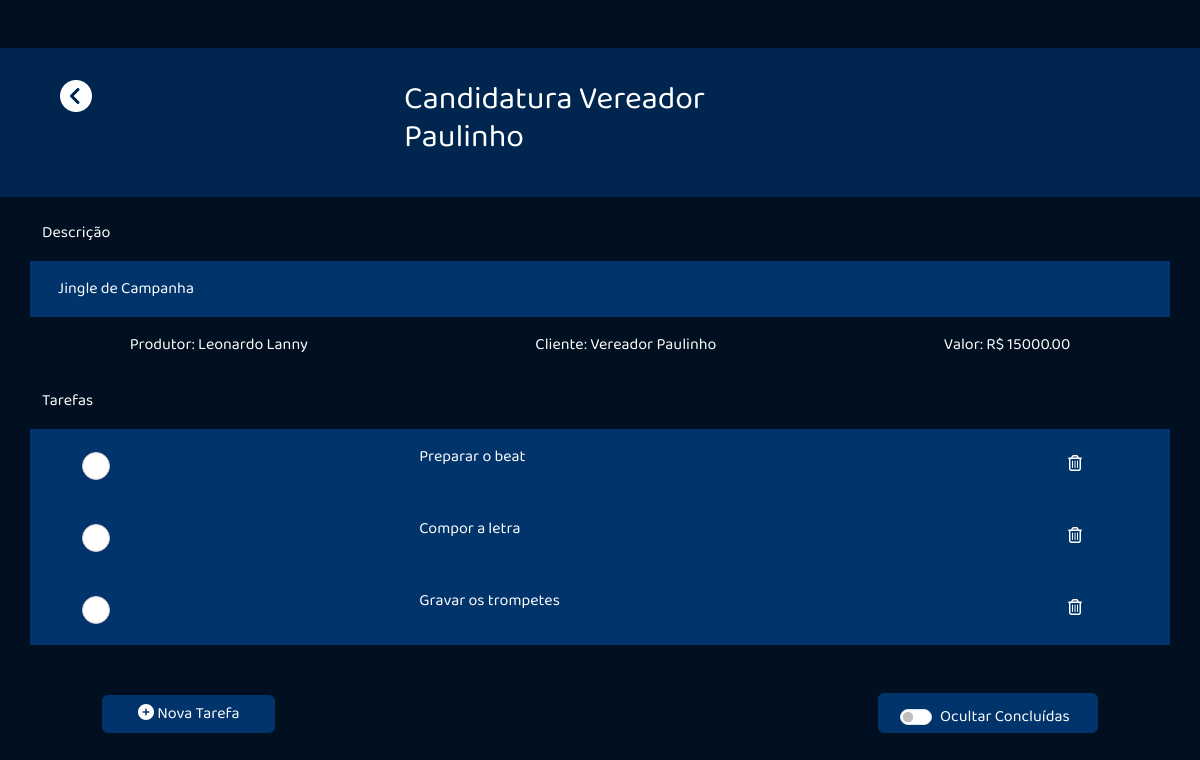
/exibir_projeto/2, run on the app's committed database.
### src/models/project.py (models this page shows, shortened)
class Project(db.Model):
    id_project = db.Column(db.Integer, primary_key = True)
    id_customer = db.Column(db.Integer, db.ForeignKey(Customer.id_customer), nullable = False)
    customer = db.relationship('Customer', backref='project_customer', foreign_keys=[id_customer])
    name = db.Column(db.String(250), nullable = False)
    description = db.Column(db.String(250), nullable = False)
    full_value = db.Column(db.Numeric(20,2), nullable = False)
    id_producer = db.Column(db.Integer, db.ForeignKey(Producer.id_producer), nullable = False)
    producer = db.relationship('Producer', backref='project_producer', foreign_keys=[id_producer])

### src/models/producer.py (models this page shows, shortened)
class Producer(db.Model):
    id_producer = db.Column(db.Integer, primary_key = True)
    name = db.Column(db.String(120), nullable = False)
    area = db.Column(db.String(120), nullable = False)

### src/models/customer.py (models this page shows, shortened)
class Customer(db.Model):
    id_customer = db.Column(db.Integer, primary_key = True)
    name = db.Column(db.String(120), unique = True, nullable = False)
    phone_num = db.Column(db.String(20), unique = True, nullable = False)
    email = db.Column(db.String(120), unique = True, nullable = False)

### src/models/task.py (models this page shows, shortened)
class Task(db.Model):
    id_task = db.Column(db.Integer, primary_key = True)
    id_task_type = db.Column(db.Integer, db.ForeignKey(TaskType.id_task_type), nullable = True)
    id_project = db.Column(db.Integer, db.ForeignKey(Project.id_project))
    project = db.relationship('Project', backref='project_task', foreign_keys=[id_project])
    title = db.Column(db.String(250), nullable = False)
    description = db.Column(db.String(250), nullable = False)
    deadline = db.Column(db.Date, nullable = False)
    started = db.Column(db.DateTime, default=datetime.now())
    finished = db.Column(db.DateTime, nullable=True)

### src/views/project.py (the view)
@project_views.route('/exibir_projeto/<id>', methods=['GET'])
def show_project_page(id):
    project = Project.query.filter_by(id_project = id).first()
    pj = {
        "name": project.name,
        "id_project": project.id_project,
        "customer": project.customer.name,
        "producer": project.producer.name,
        "full_value": project.full_value,
        "description": project.description,
    }
    tasks = Task.query.filter_by(id_project = id).all()
    ts = []
    if len(tasks) == 0:
        return render_template('show_project.html', project = pj, tasks = None)
    for task in tasks:
        checked = ""
        if task.finished != None:
            checked = "checked"
        deadline = task.deadline
        deadline = deadline.strftime("%d/%m/%Y")
        ts.append({
            "id_task": task.id_task,
            "checked": checked,
            "title": task.title,
            "deadline": deadline,
            "description": task.description
        })
    return render_template('show_project.html', tasks = ts, project = pj)

### src/templates/show_project.html (shortened to what this page needs)
<!DOCTYPE html>
<html>
<head>
    <link rel='stylesheet' type='text/css' media='screen' href='/static/css/main.css'>
    <link href="https://cdn.jsdelivr.net/npm/bootstrap@5.3.0-alpha1/dist/css/bootstrap.min.css" rel="stylesheet">
    <link rel="stylesheet" href="https://site-assets.fontawesome.com/releases/v6.3.0/css/all.css">
</head>
<body class="bg-dark-blue">
    <div class="mb-4 bg-blue d-flex align-middle mt-5">
        <div id="project" project="{{ project.id_project }}" class="container-fluid py-3 d-flex justify-content-around">
            <div class="col py-3 d-flex justify-content-start">
                <a href="/projetos" style="margin-left : 3rem"><i class="fa-solid fa-circle-chevron-left fa-2x"></i></a>
            </div>
            <div class="col py-3 d-flex justify-content-center">
                <h2>{{ project.name }}</h2>
            </div>
            <div class="col py-3 d-flex justify-content-start">
            </div>
        </div>
    </div>
    <div class="container">
        <p>Descrição</p>
    </div>
    <div  class="container-md bg-light-blue d-flex justify-content-between align-content-center ml-0" >
        <p id="project_name" class="m-3">{{ project.description }}</p>
    </div>
    <div class="d-flex flex-row justify-content-around m-3">
        <p id="producer">Produtor: {{ project.producer }}</p>
        <p id="customer">Cliente: {{ project.customer }}</p>
        <p id="full_value">Valor: R$ {{ project.full_value }}</p>
    </div>
    <div id="tasks" class="container">
        <p>Tarefas</p>
        {% if tasks != None %}
            {% for task in tasks %}
                <div id="{{ task.id_task }}" class="row task-row bg-light-blue d-flex justify-content-between align-content-center ml-0 p-3" onclick="location.href='/editar_tarefa/{{ task.id_task }}'">
                    <div class="row d-flex justify-content-between align-items-center" >
                        <div class="col d-flex justify-content-start" >
                            <div class="form-check">
                                <div class="round" data-toggle="tooltip"  title="Concluir ou restaurar tarefa">
                                    <label class="form-check-label ml-3" for="checkbox-{{ task.id_task }}" id="taskName">
                                    </label>
                                </div>
                            </div>
                        </div>
                        <div class="col d-flex justify-content-start" data-toggle="tooltip"  title="{{ task.description }} - Deadline: {{ task.deadline }}">
                            <p class="ml-5 tachado {{ task.checked }}">{{ task.title }}</p>
                        </div>
                        <div class="col d-flex justify-content-end">
                            <button type="button" id="bt-delete-task" class="bt-delete-task btn btn-basic" data-toggle="tooltip"  title="Excluir tarefa"><i class="fa-regular fa-trash-can"></i></button>
                        </div>
                    </div>
                </div>
            {% endfor %}
        {% endif %}
    </div>
    <div class="container">
        <div class="row d-flex justify-content-between align-items-center m-5">
            <div class="col d-flex justify-content-start p=0">
                <button type="button" id="bt-new-task" class="btn btn-basic" onclick="location.href='/tarefa/{{ project.id_project }}'"><i class="fa-solid fa-circle-plus"></i> Nova Tarefa</button>
            </div>
            <div class="col d-flex justify-content-end p=0">
                <div class="switch form-check form-switch bg-light-blue switch">
                    <input class="form-check-input" type="checkbox" id="flexSwitchOcultarConcluidas">
                    <label class="form-check-label" for="flexSwitchCheckDefault">Ocultar Concluídas</label>
                </div>
            </div>
        </div>
    </div>
</body>
</html>

### src/static/css/main.css (style rules this page uses)
:root { --bg-color: #43627f; --bg-light-color: #7b99b6; --azul-escuro: #001021; --azul-medio : #00264F; --azul-claro : #00346B; --azul-claro-selecionado: #064e9c; --azul-mais-claro : #76b7fd; }
body { color: white !important; font-family: Baloo !important; }
a { color: white !important; text-decoration: none !important; }
.bg-dark-blue { background-color: var(--azul-escuro) !important; }
.bg-blue { background-color: var(--azul-medio) !important; }
.bg-light-blue { background-color: var(--azul-claro) !important; transition: ease; transition-duration: 100ms; }
.btn-basic { color: white !important; padding-left: 35px !important; padding-right: 35px !important; background-color: var(--azul-claro) !important; transition: ease; transition-duration: 100ms; }
.round { position: relative; display: inline-block; width: 28px; }
.round label { background-color: #fff; border: 1px solid #ccc; border-radius: 50%; cursor: pointer; height: 28px; left: 0; position: absolute; top: 0; width: 28px; display: inline-block }
.round label:after { border: 2px solid #fff; border-top: none; border-right: none; content: ""; height: 6px; left: 7px; opacity: 0; position: absolute; top: 8px; transform: rotate(-45deg); width: 12px; }
.switch { font-weight: 0; font-size: 16px; color: #fff !important; background-color: var(--azul-claro) !important; border: 2px solid var(--azul-claro); box-shadow: rgb(0, 0, 0) 0px 0px 0px 0px; border-radius: 6px; transition : 1000ms; transform: translateY(0); display: flex; flex-direction:row-reverse; align-items: center; cursor: pointer; padding-left: 60px !important; padding-top: 10px !important; padding-bottom: 15px !important; width: 220px !important; height: 40px !important; align-items: center; }
.tachado { text-decoration: none; position: relative; display: inline-block; }
.tachado:before { content: ""; position: absolute; top: 50%; left: 0; right: 0; height: 2px; background-color: white; transition: clip-path 1s ease-in-out; clip-path: inset(0 100% 0 0); }

### data on the page
Project: name "Candidatura Vereador Paulinho", description "Jingle de Campanha", full_value "15000.00"
Producer: producer "Leonardo Lanny"
Customer: customer "Vereador Paulinho"
Task: title "Preparar o beat"
Task: title "Compor a letra"
Task: title "Gravar os trompetes"
